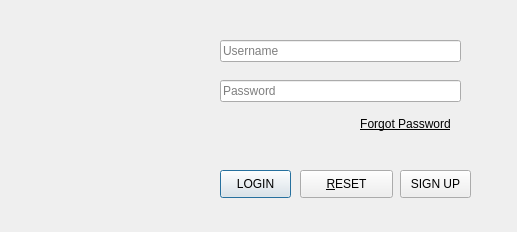
<?xml version="1.0" encoding="UTF-8"?>
<ui version="4.0">
 <class>Login</class>
 <widget class="QDialog" name="Login">
  <property name="windowModality">
   <enum>Qt::WindowModal</enum>
  </property>
  <property name="geometry">
   <rect>
    <x>0</x>
    <y>0</y>
    <width>517</width>
    <height>232</height>
   </rect>
  </property>
  <property name="windowTitle">
   <string>Login</string>
  </property>
  <property name="windowIcon">
   <iconset>
    <normaloff>../../OneDrive/Desktop/logo isquare.png</normaloff>../../OneDrive/Desktop/logo isquare.png</iconset>
  </property>
  <property name="layoutDirection">
   <enum>Qt::LeftToRight</enum>
  </property>
  <property name="modal">
   <bool>true</bool>
  </property>
  <widget class="QLineEdit" name="lineEdit_Username">
   <property name="geometry">
    <rect>
     <x>220</x>
     <y>40</y>
     <width>241</width>
     <height>22</height>
    </rect>
   </property>
   <property name="echoMode">
    <enum>QLineEdit::Normal</enum>
   </property>
   <property name="readOnly">
    <bool>false</bool>
   </property>
   <property name="placeholderText">
    <string>Username</string>
   </property>
   <property name="cursorMoveStyle">
    <enum>Qt::VisualMoveStyle</enum>
   </property>
  </widget>
  <widget class="QLineEdit" name="lineEdit_Password">
   <property name="geometry">
    <rect>
     <x>220</x>
     <y>80</y>
     <width>241</width>
     <height>22</height>
    </rect>
   </property>
   <property name="echoMode">
    <enum>QLineEdit::PasswordEchoOnEdit</enum>
   </property>
   <property name="placeholderText">
    <string>Password</string>
   </property>
  </widget>
  <widget class="QPushButton" name="pushButton_Login">
   <property name="geometry">
    <rect>
     <x>220</x>
     <y>170</y>
     <width>71</width>
     <height>28</height>
    </rect>
   </property>
   <property name="text">
    <string>LOGIN</string>
   </property>
  </widget>
  <widget class="QPushButton" name="pushButton_Reset">
   <property name="enabled">
    <bool>true</bool>
   </property>
   <property name="geometry">
    <rect>
     <x>300</x>
     <y>170</y>
     <width>93</width>
     <height>28</height>
    </rect>
   </property>
   <property name="text">
    <string>&amp;RESET</string>
   </property>
   <property name="shortcut">
    <string>Ctrl+R</string>
   </property>
   <property name="default">
    <bool>false</bool>
   </property>
   <property name="flat">
    <bool>false</bool>
   </property>
  </widget>
  <widget class="QPushButton" name="pushButton_SignUp">
   <property name="geometry">
    <rect>
     <x>400</x>
     <y>170</y>
     <width>71</width>
     <height>28</height>
    </rect>
   </property>
   <property name="text">
    <string>SIGN UP</string>
   </property>
  </widget>
  <widget class="QPushButton" name="pushButton_Forgot_Password">
   <property name="geometry">
    <rect>
     <x>350</x>
     <y>110</y>
     <width>111</width>
     <height>28</height>
    </rect>
   </property>
   <property name="font">
    <font>
     <underline>true</underline>
    </font>
   </property>
   <property name="text">
    <string>Forgot Password</string>
   </property>
   <property name="flat">
    <bool>true</bool>
   </property>
  </widget>
  <widget class="QLabel" name="label_Logo">
   <property name="geometry">
    <rect>
     <x>40</x>
     <y>10</y>
     <width>131</width>
     <height>151</height>
    </rect>
   </property>
   <property name="text">
    <string/>
   </property>
   <property name="pixmap">
    <pixmap>Logos/AppLogo128x128.ico</pixmap>
   </property>
  </widget>
 </widget>
 <resources/>
 <connections>
  <connection>
   <sender>pushButton_Reset</sender>
   <signal>clicked()</signal>
   <receiver>lineEdit_Password</receiver>
   <slot>clear()</slot>
   <hints>
    <hint type="sourcelabel">
     <x>331</x>
     <y>181</y>
    </hint>
    <hint type="destinationlabel">
     <x>325</x>
     <y>93</y>
    </hint>
   </hints>
  </connection>
  <connection>
   <sender>pushButton_Reset</sender>
   <signal>clicked()</signal>
   <receiver>lineEdit_Username</receiver>
   <slot>clear()</slot>
   <hints>
    <hint type="sourcelabel">
     <x>357</x>
     <y>172</y>
    </hint>
    <hint type="destinationlabel">
     <x>358</x>
     <y>54</y>
    </hint>
   </hints>
  </connection>
 </connections>
</ui>
